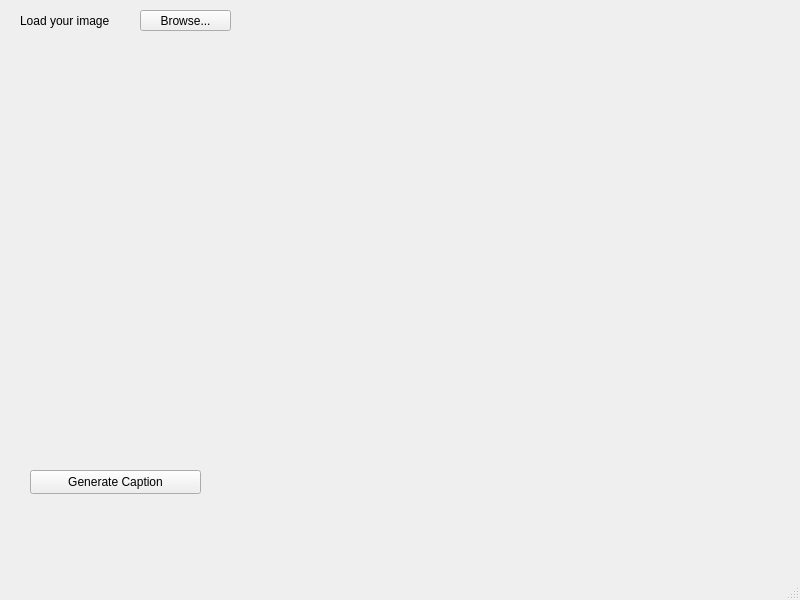
<?xml version="1.0" encoding="UTF-8"?>
<ui version="4.0">
 <class>MainWindow</class>
 <widget class="QMainWindow" name="MainWindow">
  <property name="geometry">
   <rect>
    <x>0</x>
    <y>0</y>
    <width>800</width>
    <height>600</height>
   </rect>
  </property>
  <property name="windowTitle">
   <string>MainWindow</string>
  </property>
  <widget class="QWidget" name="centralwidget">
   <widget class="QPushButton" name="pushButton">
    <property name="geometry">
     <rect>
      <x>140</x>
      <y>10</y>
      <width>91</width>
      <height>21</height>
     </rect>
    </property>
    <property name="text">
     <string>Browse...</string>
    </property>
   </widget>
   <widget class="QLabel" name="label_2">
    <property name="geometry">
     <rect>
      <x>20</x>
      <y>10</y>
      <width>111</width>
      <height>21</height>
     </rect>
    </property>
    <property name="text">
     <string>Load your image </string>
    </property>
   </widget>
   <widget class="QLabel" name="label">
    <property name="geometry">
     <rect>
      <x>40</x>
      <y>520</y>
      <width>541</width>
      <height>31</height>
     </rect>
    </property>
    <property name="text">
     <string/>
    </property>
   </widget>
   <widget class="QLabel" name="label_pic">
    <property name="geometry">
     <rect>
      <x>80</x>
      <y>70</y>
      <width>611</width>
      <height>341</height>
     </rect>
    </property>
    <property name="text">
     <string/>
    </property>
   </widget>
   <widget class="QPushButton" name="predict">
    <property name="geometry">
     <rect>
      <x>30</x>
      <y>470</y>
      <width>171</width>
      <height>24</height>
     </rect>
    </property>
    <property name="text">
     <string>Generate Caption</string>
    </property>
   </widget>
  </widget>
  <widget class="QMenuBar" name="menubar">
   <property name="geometry">
    <rect>
     <x>0</x>
     <y>0</y>
     <width>800</width>
     <height>22</height>
    </rect>
   </property>
  </widget>
  <widget class="QStatusBar" name="statusbar"/>
 </widget>
 <resources/>
 <connections/>
</ui>
